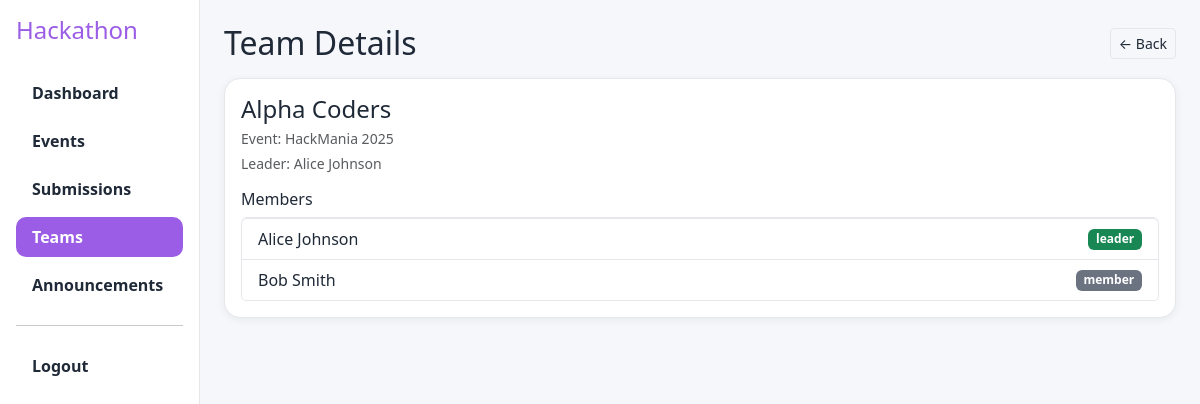
The app's page /participant/team/1 (signed in) with its own data.
### tables this page shows
CREATE TABLE Teams (
    team_id INTEGER PRIMARY KEY AUTOINCREMENT,
    team_name TEXT NOT NULL,
    event_id INTEGER NOT NULL,
    leader_id INTEGER NOT NULL,
    created_at DATETIME DEFAULT CURRENT_TIMESTAMP,
    FOREIGN KEY (event_id) REFERENCES Events(event_id) ON DELETE CASCADE,
    FOREIGN KEY (leader_id) REFERENCES Users(user_id) ON DELETE CASCADE
);

CREATE TABLE TeamMembers (
    member_id INTEGER PRIMARY KEY AUTOINCREMENT,
    team_id INTEGER NOT NULL,
    user_id INTEGER NOT NULL,
    role TEXT DEFAULT 'member',
    FOREIGN KEY (team_id) REFERENCES Teams(team_id) ON DELETE CASCADE,
    FOREIGN KEY (user_id) REFERENCES Users(user_id) ON DELETE CASCADE
);

### models/event.py (models this page shows)
class Event(db.Model):
    __tablename__ = "Events"
    event_id = db.Column(db.Integer, primary_key=True, autoincrement=True)
    name = db.Column(db.String(150), nullable=False)
    theme = db.Column(db.String(100))
    rules = db.Column(db.Text)
    start_date = db.Column(db.DateTime, nullable=False)
    end_date = db.Column(db.DateTime, nullable=False)
    prizes = db.Column(db.JSON)
    created_by = db.Column(db.Integer, db.ForeignKey('Users.user_id'), nullable=False)

### models/user.py (models this page shows)
class User(db.Model):
    __tablename__ = "Users"
    user_id = db.Column(db.Integer, primary_key=True, autoincrement=True)
    name = db.Column(db.String(100), nullable=False)
    email = db.Column(db.String(150), unique=True, nullable=False)
    password = db.Column(db.String(255), nullable=False)   # plain text password
    role = db.Column(db.Enum("participant", "judge", "organizer"), nullable=False)
    created_at = db.Column(db.DateTime, default=datetime.utcnow)

### routes/participant.py (the view)
@participant_bp.route("/team/<int:team_id>")
@login_required
@roles_required("participant")
def team_details(team_id):
    user_id, _ = get_current_user()
    team_info = None
    try:
        membership_check_sql = text("""
            SELECT 1 FROM TeamMembers WHERE team_id = :team_id AND user_id = :user_id
        """)
        is_member = db.session.execute(membership_check_sql, {"team_id": team_id, "user_id": user_id}).scalar()
        if not is_member:
            flash("You are not authorized to view this team.", "danger")
            return redirect(url_for('participant.teams'))
        team_sql = text("""
            SELECT t.team_id, t.team_name, e.name as event_name, u_leader.name as leader_name
            FROM Teams t
            JOIN Events e ON t.event_id = e.event_id
            JOIN Users u_leader ON t.leader_id = u_leader.user_id
            WHERE t.team_id = :team_id
        """)
        team_info = db.session.execute(team_sql, {"team_id": team_id}).mappings().first()
        if team_info:
            members_sql = text("""
                SELECT u.name, tm.role
                FROM TeamMembers tm
                JOIN Users u ON tm.user_id = u.user_id
                WHERE tm.team_id = :team_id
                ORDER BY u.name
            """)
            members = db.session.execute(members_sql, {"team_id": team_id}).mappings().all()
            team_info = dict(team_info)
            team_info['members'] = members
    except Exception as e:
        print(f"Error fetching team details: {e}")
        team_info = None
    current_user_name = session.get('user_name')
    return render_template("participants/P-team-details.html", team=team_info, current_user_name=current_user_name)

### routes/utils.py (called while the page is built)
def login_required(view_func):
    @wraps(view_func)
    def wrapper(*args, **kwargs):
        if not session.get("user_id"):
            flash("Please log in to continue.", "warning")
            return redirect(url_for("auth.login_page"))
        return view_func(*args, **kwargs)
    return wrapper

def roles_required(*roles):
    def decorator(view_func):
        @wraps(view_func)
        def wrapper(*args, **kwargs):
            role = session.get("role")
            if role not in roles:
                flash("You are not authorized to access this page.", "danger")
                return redirect(url_for("auth.login_page"))
            return view_func(*args, **kwargs)
        return wrapper
    return decorator

def get_current_user():
    return session.get("user_id"), session.get("role")

### templates/participants/P-team-details.html (shortened to what this page needs)
{% extends 'participants/P-base.html' %}
{% block topbar %}
<div class="d-flex justify-content-between align-items-center mb-3">
    <h2 class="m-0">Team Details</h2>
    <a href="{{ url_for('participant.teams') }}" class="btn btn-outline-secondary btn-sm">&larr; Back</a>
</div>
{% endblock %}
{% block content %}
<div class="card p-3">
    {% if team %}
        <h4 class="mb-1">{{ team.team_name }}</h4>
        <p class="mb-1 small text-muted">Event: {{ team.event_name }}</p>
        <p class="mb-3 small text-muted">Leader: {{ team.leader_name }}</p>
        <h6>Members</h6>
        <ul class="list-group mb-0">
            {% for member in team.members %}
            <li class="list-group-item d-flex justify-content-between align-items-center">
                <span>{{ member.name }}</span>
                <span class="badge bg-{% if member.role=='leader' %}success{% else %}secondary{% endif %}">{{ member.role }}</span>
            </li>
            {% endfor %}
        </ul>
    {% else %}
        <div class="alert alert-danger m-0">Team not found or access denied.</div>
    {% endif %}
</div>
{% endblock %}

### templates/participants/P-base.html (style rules this page uses)
:root { --bg:#f6f7fb;--card:#ffffff;--text:#1f2937;--muted:#6b7280;--border:#e5e7eb;--brand:#9b5de5; }
body { background:var(--bg);color:var(--text);font-family:system-ui,-apple-system,Segoe UI,Roboto,"Helvetica Neue",Arial,"Noto Sans";transition:background .25s,color .25s; }
.card { border:1px solid var(--border);background:var(--card);border-radius:16px;box-shadow:0 2px 8px rgba(0,0,0,.06); }
.list-group-item { background:var(--card);color:var(--text);border-color:var(--border); }
.badge.bg-secondary { background:var(--muted)!important;color:#fff; }
a { color:var(--brand); }
.btn-outline-secondary { color:var(--text);border-color:var(--border); }
.card h1,.card h2,.card h3,.card h4,.card h5,.card h6,.card .card-title { color:var(--text)!important; }

### records on screen
Teams: team_name "Alpha Coders"
Event: event_name "HackMania 2025"
User: leader_name "Alice Johnson", name "Alice Johnson"
TeamMembers: role "leader"
User: name "Bob Smith"
TeamMembers: role "member"
